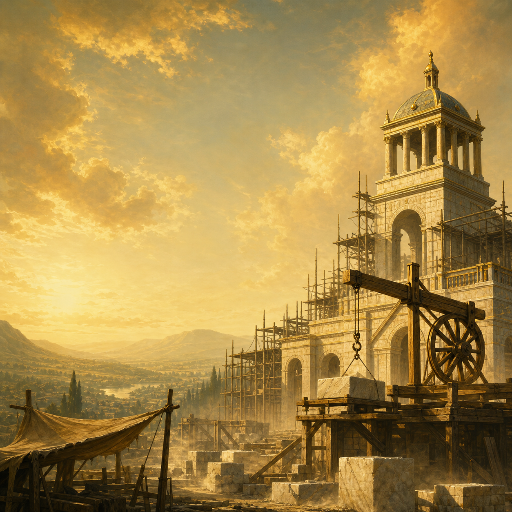
#> input picture src_engineering_department/thumbnail.png, 512 x 512 px
$ python style_historical_image.py ../src_engineering_department/thumbnail.png
#> lines starting #> are read from the running program, lines starting #| are printed output that depends on the picture; after the words box and inside, x2 and y2 are one past the last pixel; in counts of white or black regions, pixels touching at a corner belong together
#> in run, opened is the input picture: PIL image 512x512 RGBA; mean R, G, B, A 168.2, 137.7, 73.2, 255
#!/usr/bin/env python3
"""Turn a historical photograph into a deterministic, cartoon-like game asset.

The pipeline intentionally keeps the source composition intact. It uses local
image operations only, so a processed asset can be regenerated on any machine
with the documented Python dependencies.
"""

from __future__ import annotations

import argparse
import hashlib
import json
from pathlib import Path
from typing import Iterable

import numpy as np
from PIL import Image, ImageDraw
from skimage import color, filters, metrics, morphology


def parse_args(argv: list[str] | None = None) -> argparse.Namespace:
    parser = argparse.ArgumentParser(description=__doc__)
    parser.add_argument(
        "inputs",
        type=Path,
        nargs="+",
        help="one or more real historical photographs to stylize",
    )
    parser.add_argument(
        "--output-dir",
        type=Path,
        default=None,
        help="directory for generated assets (default: alongside source in processed/)",
    )
    parser.add_argument("--max-size", type=int, default=1920, help="maximum output edge")
    parser.add_argument(
        "--keep-intermediates",
        action="store_true",
        help="write the named intermediate stages as JPEG files",
    )
    parser.add_argument("--seed", type=int, default=17, help="seed for repeatable paper grain")
    return parser.parse_args(argv)


def resize_image(image: Image.Image, max_size: int) -> Image.Image:
#> called with max_size = 1920
    if max_size <= 0:
        raise ValueError("max_size must be a positive integer")
    if max(image.size) <= max_size:
        return image.copy()
    scale = max_size / max(image.size)
    size = (round(image.width * scale), round(image.height * scale))
    return image.resize(size, Image.Resampling.LANCZOS)


def percentile_normalize(rgb: np.ndarray) -> np.ndarray:
    """Recover a usable tonal range without clipping the bright marble."""
    low, high = np.percentile(rgb, (1.2, 99.2), axis=(0, 1), keepdims=True)
#> low = [[0.106, 0.0824, 0.0196]]; high = [[0.976, 0.886, 0.561]]
    return np.clip((rgb - low) / np.maximum(high - low, 1e-4), 0.0, 1.0)
#> returned value: shape (512, 512, 3) float64


def smoothstep(value: np.ndarray, low: float, high: float) -> np.ndarray:
#> called with low = 0.16, high = 0.58
    x = np.clip((value - low) / (high - low), 0.0, 1.0)
    return x * x * (3.0 - 2.0 * x)
#> returned value: shape (512, 512) float64


def color_grade(rgb: np.ndarray) -> np.ndarray:
    """Apply a warm/cool split tone with the stronger cartoon palette."""
    luminance = color.rgb2gray(rgb)
    shadows = (1.0 - smoothstep(luminance, 0.16, 0.58))[..., None]
    highlights = smoothstep(luminance, 0.42, 0.92)[..., None]

    # Cool blue-black shadows and parchment highlights make the scene read as
    # painted while retaining the source's sky, lawns, and white marble.
    shadow_tint = np.array([0.70, 0.82, 1.10], dtype=np.float32)
    highlight_tint = np.array([1.08, 0.98, 0.82], dtype=np.float32)
    graded = rgb * (1.0 + (shadow_tint - 1.0) * shadows * 0.38)
    graded *= 1.0 + (highlight_tint - 1.0) * highlights * 0.30

    # A gentle S curve increases separation between architecture and garden.
    graded = np.clip((graded - 0.5) * 1.18 + 0.5, 0.0, 1.0)
    hsv = color.rgb2hsv(graded)
#> hsv: shape (512, 512, 3) float64; mean of channels 0, 1, 2 0.174, 0.316, 0.658
    hsv[..., 1] = np.clip(hsv[..., 1] * 1.08, 0.0, 1.0)
#> hsv: shape (512, 512, 3) float64; mean of channels 0, 1, 2 0.174, 0.338, 0.658
    return np.clip(color.hsv2rgb(hsv), 0.0, 1.0)
#> returned value: shape (512, 512, 3) float64


def edge_preserving_smooth(rgb: np.ndarray) -> np.ndarray:
    """Fast edge-aware smoothing suitable for batch processing large photos."""
    blurred = filters.gaussian(rgb, sigma=1.65, channel_axis=-1)
    edge = filters.sobel(color.rgb2gray(rgb))
    flat_area = np.clip(1.0 - edge * 10.0, 0.08, 1.0)[..., None]
    return np.clip(rgb * (1.0 - flat_area * 0.70) + blurred * (flat_area * 0.70), 0.0, 1.0)


def cartoon_palette(rgb: np.ndarray, colors: int = 56) -> np.ndarray:
    """Reduce the image to a compact, hard-edged illustration palette."""
#> called with colors = 56
    softened = filters.gaussian(rgb, sigma=1.8, channel_axis=-1)
    quantized = Image.fromarray(np.round(softened * 255).astype(np.uint8), "RGB")
    quantized = quantized.quantize(colors=colors, method=Image.Quantize.MEDIANCUT, dither=Image.Dither.NONE)
#> quantized: PIL image 512x512 P
    return np.asarray(quantized.convert("RGB"), dtype=np.float32) / 255.0


def cel_shade(rgb: np.ndarray, levels: int = 7) -> np.ndarray:
    """Create graphic light/mid/shadow bands while retaining palette hue."""
#> called with levels = 9
    luminance = color.rgb2gray(rgb)
    band = np.round(luminance * (levels - 1)) / (levels - 1)
    ratio = np.divide(band + 0.045, luminance + 0.045)
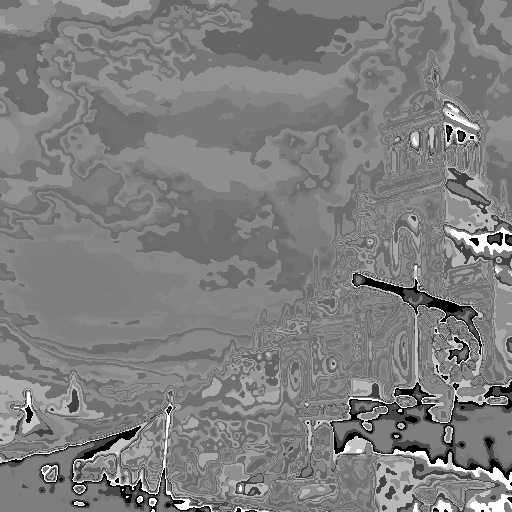
#> ratio: shape (512, 512) float32; min 0.549, max 1.46, mean 1; drawn with min black and max white
    return np.clip(rgb * (0.62 + 0.38 * ratio[..., None]), 0.0, 1.0)


def cartoon_edges(rgb: np.ndarray) -> tuple[np.ndarray, np.ndarray]:
    """Draw clean dark outlines around broad forms, not photographic noise."""
    gray = color.rgb2gray(rgb)
    smoothed = filters.gaussian(gray, sigma=1.75)
    gradient = filters.sobel(smoothed)
    edge = gradient > 0.082
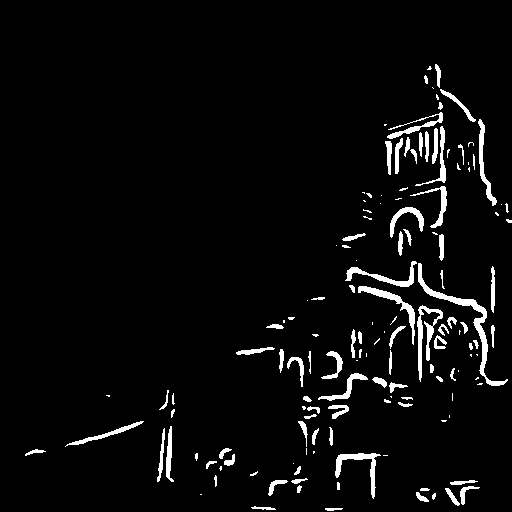
#> edge: shape (512, 512) bool; 4.2% white; 145 white regions (56 under 20 px), largest, box (x1, y1, x2, y2) and area: (418, 263, 508, 386) 986, (417, 305, 443, 382) 587, (358, 286, 415, 345) 500
    edge = morphology.binary_dilation(edge, morphology.disk(1))
#> edge: shape (512, 512) bool; 6.7% white; 119 white regions (25 under 20 px), largest, box (x1, y1, x2, y2) and area: (344, 260, 509, 387) 1987, (357, 285, 444, 383) 1593, (384, 93, 444, 176) 1377
    edge = filters.gaussian(edge.astype(np.float32), sigma=0.45)
    ink = np.array([0.055, 0.075, 0.105], dtype=np.float32)
    outlined = rgb * (1.0 - edge[..., None] * 0.56) + ink * (edge[..., None] * 0.56)
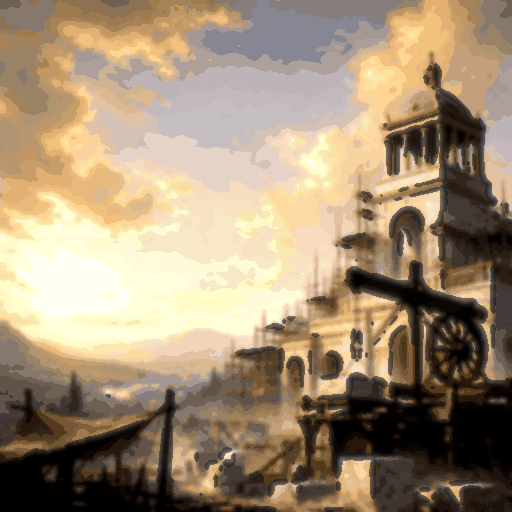
#> outlined: shape (512, 512, 3) float32; mean R, G, B 0.636, 0.56, 0.459
    return np.clip(outlined, 0.0, 1.0), edge


def add_finish(rgb: np.ndarray, seed: int) -> np.ndarray:
    """Add a small amount of paper texture and a graphic vignette."""
#> called with seed = 17
    height, width = rgb.shape[:2]
#> height = 512; width = 512
    rng = np.random.default_rng(seed)
    grain = rng.normal(0.0, 0.0045, (height, width, 1)).astype(np.float32)

    luminance = color.rgb2gray(rgb)
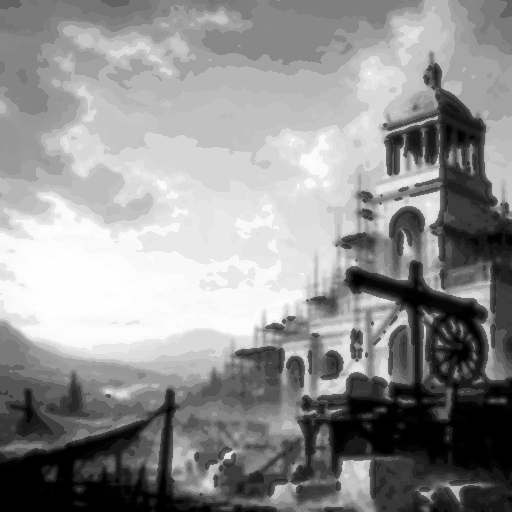
#> luminance: shape (512, 512) float32; min 0, max 0.997, mean 0.569
    glow_mask = smoothstep(luminance, 0.72, 1.0)[..., None]
    glow = filters.gaussian(np.maximum(rgb - 0.62, 0.0), sigma=4.0, channel_axis=-1)
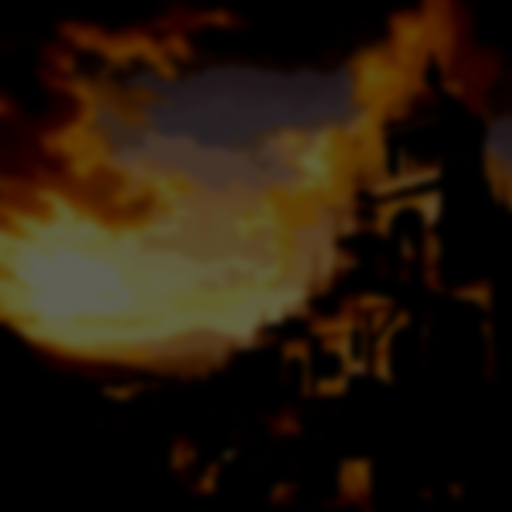
#> glow: shape (512, 512, 3) float32; mean R, G, B 0.147, 0.0977, 0.0455
    finished = np.clip(rgb + glow * glow_mask * 0.06 + grain, 0.0, 1.0)

    y, x = np.ogrid[:height, :width]
#> y = 512 values from 0 to 511
    distance = np.sqrt(((x - width / 2) / (width / 2)) ** 2 + ((y - height / 2) / (height / 2)) ** 2)
    vignette = np.clip((distance - 0.52) / 0.72, 0.0, 1.0)[..., None]
    return np.clip(finished * (1.0 - vignette * 0.10), 0.0, 1.0)
#> returned value: shape (512, 512, 3) float64


def to_image(rgb: np.ndarray) -> Image.Image:
    return Image.fromarray(np.round(np.clip(rgb, 0.0, 1.0) * 255).astype(np.uint8), "RGB")
#> returned value: PIL image 512x512 RGB


def save_jpeg(rgb: np.ndarray, path: Path, quality: int = 93) -> None:
    to_image(rgb).save(path, format="JPEG", quality=quality, optimize=True)


def image_stats(rgb: np.ndarray) -> dict[str, float]:
    gray = color.rgb2gray(rgb)
    hsv = color.rgb2hsv(rgb)
    return {
        "mean_luminance": round(float(gray.mean()), 5),
        "luminance_std": round(float(gray.std()), 5),
        "mean_saturation": round(float(hsv[..., 1].mean()), 5),
        "edge_density": round(float((filters.sobel(gray) > 0.07).mean()), 5),
    }


def similarity_scores(source: np.ndarray, final: np.ndarray) -> tuple[float, float]:
    """Measure both literal pixel change and low-frequency structural retention."""
    source_gray = color.rgb2gray(source)
    final_gray = color.rgb2gray(final)
    pixel_score = float(metrics.structural_similarity(source_gray, final_gray, data_range=1.0))

    # Downsampling and smoothing make this guardrail respond to buildings, roads,
    # skylines, and water bodies instead of period frames, captions, or photo grain.
    metric_edge = min(512, max(source_gray.shape))
    if max(source_gray.shape) > metric_edge:
        ratio = metric_edge / max(source_gray.shape)
        metric_size = (round(source_gray.shape[1] * ratio), round(source_gray.shape[0] * ratio))
        source_gray = np.asarray(
            Image.fromarray(np.round(source_gray * 255).astype(np.uint8)).resize(
                metric_size, Image.Resampling.LANCZOS
            ),
            dtype=np.float32,
        ) / 255.0
        final_gray = np.asarray(
            Image.fromarray(np.round(final_gray * 255).astype(np.uint8)).resize(
                metric_size, Image.Resampling.LANCZOS
            ),
            dtype=np.float32,
        ) / 255.0
    source_gray = filters.gaussian(source_gray, sigma=2.0)
    final_gray = filters.gaussian(final_gray, sigma=2.0)
    structure_score = float(metrics.structural_similarity(source_gray, final_gray, data_range=1.0))
    return pixel_score, structure_score


def contact_sheet(source: Image.Image, stages: Iterable[tuple[str, np.ndarray]]) -> Image.Image:
    entries = [("source", np.asarray(source.convert("RGB"), dtype=np.float32) / 255.0), *stages]
    thumb_width = 640
    thumbs = []
    for label, rgb in entries:
        image = to_image(rgb)
        image.thumbnail((thumb_width, 430), Image.Resampling.LANCZOS)
        canvas = Image.new("RGB", (thumb_width, 470), (28, 29, 34))
        canvas.paste(image, ((thumb_width - image.width) // 2, 8))
        # Keep the labels in the artifact rather than relying on a viewer.
        label_bar = Image.new("RGB", (thumb_width, 32), (28, 29, 34))
        canvas.paste(label_bar, (0, 438))
        draw = ImageDraw.Draw(canvas)
        draw.text((16, 446), label, fill=(235, 231, 218))
        thumbs.append(canvas)
#> this loop made 6 passes
#> label on passes 1 to 6: 'source', 'normalized', 'color grade', 'cartoon palette', 'cel shade', 'ink + finish'
#> pass 1, in contact_sheet, `label_bar = Image.new("RGB", (thumb_width, 32), (28, 29, 34))`:
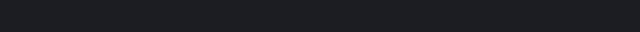
#> label_bar: PIL image 640x32 RGB; mean R, G, B 28, 29, 34
#> after the loop:
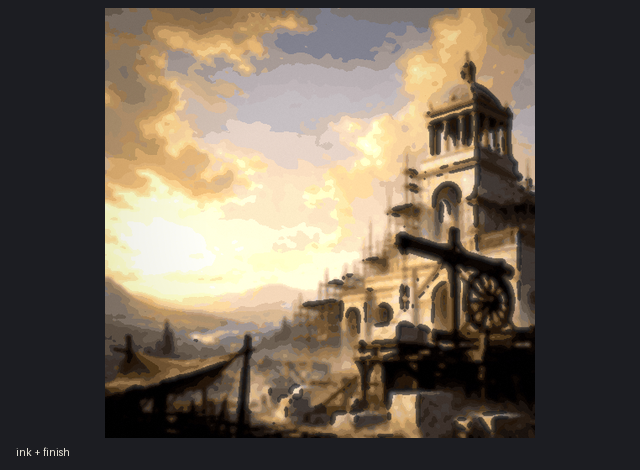
#> canvas: PIL image 640x470 RGB; mean R, G, B 107.7, 96.7, 83.3
#> after the loop, thumbs = 6 items
    columns = 2
    sheet = Image.new("RGB", (thumb_width * columns, 470 * ((len(thumbs) + columns - 1) // columns)), (18, 19, 23))
    for index, thumb in enumerate(thumbs):
        sheet.paste(thumb, ((index % columns) * thumb_width, (index // columns) * 470))
#> this loop made 6 passes
    return sheet


def source_digest(input_path: Path) -> str:
    digest = hashlib.sha256()
    with input_path.open("rb") as handle:
        for chunk in iter(lambda: handle.read(1024 * 1024), b""):
            digest.update(chunk)
    return digest.hexdigest()


def run(input_path: Path, output_dir: Path, max_size: int, keep_intermediates: bool, seed: int) -> dict[str, object]:
    if not input_path.is_file():
        raise FileNotFoundError(f"Input image does not exist: {input_path}")

    try:
        with Image.open(input_path) as opened:
            source_image = resize_image(opened.convert("RGB"), max_size)
    except (OSError, ValueError) as exc:
        raise ValueError(f"Unable to read input image {input_path}: {exc}") from exc

    source = np.asarray(source_image, dtype=np.float32) / 255.0

    normalized = percentile_normalize(source)
    smoothed = edge_preserving_smooth(normalized)
    graded = color_grade(smoothed)
    palette = cartoon_palette(graded, colors=56)
    blocked = cel_shade(palette, levels=9)
    edged, edge_mask = cartoon_edges(blocked)
    final = add_finish(edged, seed)

    output_dir.mkdir(parents=True, exist_ok=True)
    stem = input_path.stem
    final_path = output_dir / f"{stem}_cartoon.png"
    comparison_path = output_dir / f"{stem}_cartoon_comparison.jpg"
    report_path = output_dir / f"{stem}_cartoon_evaluation.json"
    to_image(final).save(final_path, format="PNG", optimize=True)

    stages = [("normalized", normalized), ("color grade", graded), ("cartoon palette", palette), ("cel shade", blocked), ("ink + finish", final)]
    contact_sheet(source_image, stages).save(comparison_path, format="JPEG", quality=91, optimize=True)

    if keep_intermediates:
        for name, stage in [
            ("01_normalized", normalized),
            ("02_smoothed", smoothed),
            ("03_color_grade", graded),
            ("04_cartoon_palette", palette),
            ("05_cel_shade", blocked),
            ("06_ink_edges", edged),
        ]:
            save_jpeg(stage, output_dir / f"{stem}_{name}.jpg")

    source_stats = image_stats(source)
#> source_stats = {'mean_luminance': 0.547, 'luminance_std': 0.22, 'mean_saturation': 0.587, 'edge_density': 0.157}
    final_stats = image_stats(final)
#> final_stats = {'mean_luminance': 0.553, 'luminance_std': 0.301, 'mean_saturation': 0.312, 'edge_density': 0.0878}
    pixel_similarity, structure_similarity = similarity_scores(source, final)
#> in similarity_scores, `pixel_score = float(metrics.structural_similarity(source_gray, final_g..`: pixel_score = 0.622
#> in similarity_scores, `structure_score = float(metrics.structural_similarity(source_gray, fin..`: structure_score = 0.852
#> pixel_similarity = 0.622; structure_similarity = 0.852
    report = {
        "input": str(input_path),
        "output": str(final_path),
        "input_sha256": source_digest(input_path),
        "size": {"width": source_image.width, "height": source_image.height},
        "profile": "cartoon_historical_v2",
        "seed": seed,
        "source": source_stats,
        "final": final_stats,
        "structure_similarity": round(structure_similarity, 5),
        "pixel_similarity": round(pixel_similarity, 5),
        "interpretation": {
            "structure": (
                "composition preserved under strong stylization"
                if structure_similarity >= 0.60
                else "review crop or perspective"
            ),
            "color": "compact 56-color palette, stronger warm/cool split, cel-shaded value bands",
            "surface": "clean dark ink contours, softened photographic texture, light paper grain",
            "edge_coverage": round(float(edge_mask.mean()), 5),
            "historical_weight": (
                "preserved source architecture, perspective, and period details; no new scene content"
            ),
        },
    }
    report_path.write_text(json.dumps(report, indent=2, ensure_ascii=True) + "\n", encoding="utf-8")
    return {"final": final_path, "comparison": comparison_path, "report": report_path, "size": source_image.size}


def main(argv: list[str] | None = None) -> None:
    args = parse_args(argv)
    if args.max_size <= 0:
        raise SystemExit("--max-size must be a positive integer")

    results = []
    for input_path in args.inputs:
        output_dir = args.output_dir or input_path.parent / "processed"
        result = run(input_path, output_dir, args.max_size, args.keep_intermediates, args.seed)
        results.append({key: str(value) for key, value in result.items()})

    payload: object = results[0] if len(results) == 1 else results
    print(json.dumps(payload, indent=2))
#| {
#|   "final": "../src_engineering_department/processed/thumbnail_cartoon.png",
#|   "comparison": "../src_engineering_department/processed/thumbnail_cartoon_comparison.jpg",
#|   "report": "../src_engineering_department/processed/thumbnail_cartoon_evaluation.json",
#|   "size": "(512, 512)"
#| }


if __name__ == "__main__":
    main()
